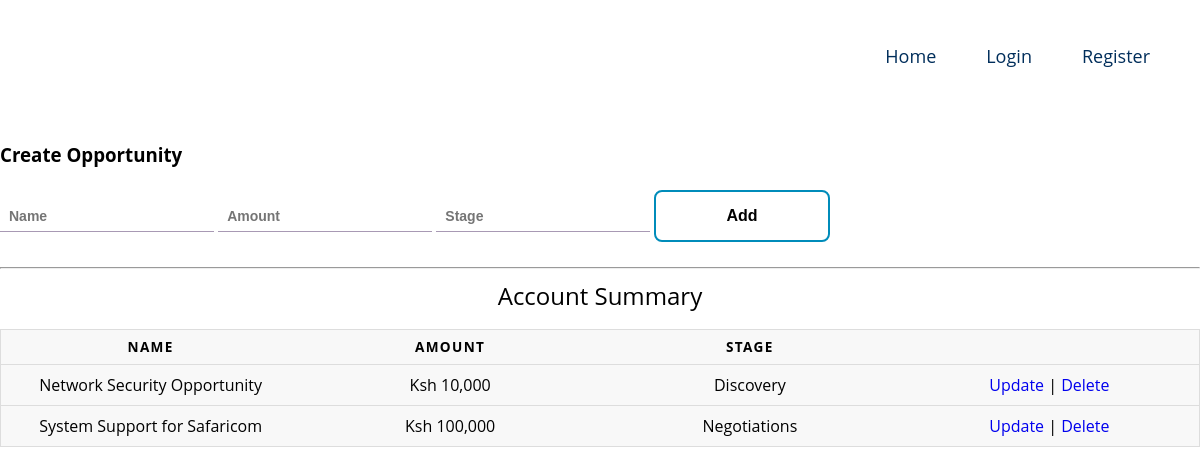
The app's page /php/opportunities.php?id=6 with its own data.
### tables this page shows
CREATE TABLE `opportunities` (
  `AccountId` int(11) NOT NULL,
  `OpportunityId` int(11) NOT NULL,
  `UserId` int(11) NOT NULL,
  `Name` varchar(250) NOT NULL,
  `Amount` varchar(250) NOT NULL,
  `Stage` varchar(500) NOT NULL
);

### php/opportunities.php (the view, shortened to what this page needs)
<?php
include_once("../assets/db/config.php");
$conn = mysqli_connect($dbhost, $dbuser, $dbpass, $dbname);
    $AccountId = $_SESSION['AccountId'];
    $sql = "SELECT * FROM opportunities WHERE AccountId = $AccountId  ORDER BY OpportunityId DESC";
    $result = mysqli_query($conn, $sql);
?>
<!DOCTYPE html>
<html lang="en">
<head>
<link rel="stylesheet" type="text/css" href="../css/accounts.css">
<link rel="stylesheet" type="text/css" href="../css/main.css">
</head>
<body>
<header>
<div class="admin">
<div class="logo">
</div>
</div>
<div>
</div>
<div class="title">
<form action="../php/addOpportunity.php" method="POST">
  <h3>Create Opportunity</h3><br>
	<input type="text" placeholder="Name" name="name" required>
	<input type="text" placeholder="Amount" name="amount" required>
	<input type="text" placeholder="Stage" name="stage" required>
	<button class="button button1" name="add" type="submit">Add</button>
</form>
<br>
<hr>
<table>
  <caption>Account Summary</caption>
  <thead>
    <tr>
      <th scope="col">Name</th>
      <th scope="col">Amount</th>
      <th scope="col">Stage</th>
      <th scope="col"></th>
    </tr>
  </thead>
  <tbody>
  <?php
  while($res = mysqli_fetch_array($result)) {
    echo "<tr>";
    echo "<td>".$res['Name']."</td>";
    echo "<td>".$res['Amount']."</td>";
    echo "<td>".$res['Stage']."</td>";
    echo "<td> <a href=\"editOpportunity.php?id=$res[OpportunityId]\" onClick=\"return confirm('Do you want to Update this Opportunity?')\">Update</a>
    | <a href=\"deleteOpportunity.php?id=$res[OpportunityId]\" onClick=\"return confirm('Are you sure you want to delete this Opportunity?')\">Delete</a></td>";
  }
  ?>
  </tbody>
</table>
</div>
</header>
</body>
</html>

### css/accounts.css (style rules this page uses)
table { border: 1px solid #ccc; border-collapse: collapse; margin: 0; padding: 0; width: 100%; table-layout: fixed; }
table caption { font-size: 1.5em; margin: .5em 0 .75em; }
table tr { background-color: #f8f8f8; border: 1px solid #ddd; padding: .35em; }
table th, table td { padding: .625em; text-align: center; }
table th { font-size: .85em; letter-spacing: .1em; text-transform: uppercase; }
body { font-family: "Open Sans", sans-serif; line-height: 1.25; }
.button { border: none; padding: 15px 70px; border-radius: 8px; margin: auto; font-weight: bold; background-color: #008CBA; color: white; text-align: center; text-decoration: none; display: inline-block; font-size: 16px; transition-duration: 0.4s; cursor: pointer; }
.button1 { background-color: white; color: black; border: 2px solid #008CBA; }
input { border: none; margin: 15px 0px; border-bottom: 1px solid #4f30677d; padding: 7px 9px; overflow: hidden; background: transparent; font-weight: 600; font-size: 14px; }

### css/main.css (style rules this page uses)
* { text-decoration:none; list-style:none; margin:0px; padding:0px; outline:none; }
body { margin:0px; padding:0px; font-family: 'Open Sans', sans-serif; }
section { width:100%; max-width:1200px; margin:0px auto; display:table; position:relative; }
header { width:100%; display:table; margin-bottom:50px; }
nav { width:auto; float:right; }
nav ul { display:table; float:right; }
nav ul li { float:left; }
nav ul li:last-child { padding-right:0px; }
nav ul li a { color:#002e5b; font-size:18px; padding: 25px 20px; display:inline-block; transition: all 0.5s ease 0s; }
nav ul li a i { padding-right:10px; color:#002e5b; transition: all 0.5s ease 0s; }
@media only screen and (max-width: 1440px) { section { max-width:95%; } }

### records on screen
opportunities: Name "Network Security Opportunity", Amount "Ksh 10,000", Stage "Discovery"
opportunities: Name "System Support for Safaricom", Amount "Ksh 100,000", Stage "Negotiations"
